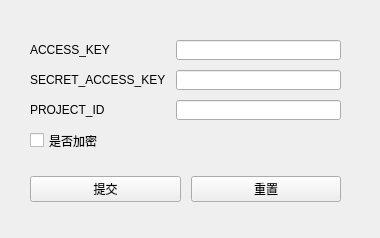
<?xml version="1.0" encoding="UTF-8"?>
<ui version="4.0">
 <class>GoogleCloudLoginUI</class>
 <widget class="QWidget" name="GoogleCloudLoginUI">
  <property name="geometry">
   <rect>
    <x>0</x>
    <y>0</y>
    <width>380</width>
    <height>238</height>
   </rect>
  </property>
  <property name="windowTitle">
   <string>GoogleCloud登陆</string>
  </property>
  <widget class="QWidget" name="formLayoutWidget_2">
   <property name="geometry">
    <rect>
     <x>20</x>
     <y>30</y>
     <width>331</width>
     <height>131</height>
    </rect>
   </property>
   <layout class="QFormLayout" name="gFormLayout">
    <property name="fieldGrowthPolicy">
     <enum>QFormLayout::AllNonFixedFieldsGrow</enum>
    </property>
    <property name="horizontalSpacing">
     <number>10</number>
    </property>
    <property name="verticalSpacing">
     <number>10</number>
    </property>
    <property name="margin">
     <number>10</number>
    </property>
    <item row="0" column="0">
     <widget class="QLabel" name="lg_access_key">
      <property name="text">
       <string>ACCESS_KEY</string>
      </property>
     </widget>
    </item>
    <item row="0" column="1">
     <widget class="QLineEdit" name="tg_access_key"/>
    </item>
    <item row="1" column="0">
     <widget class="QLabel" name="lg_secret_access_key">
      <property name="text">
       <string>SECRET_ACCESS_KEY</string>
      </property>
     </widget>
    </item>
    <item row="1" column="1">
     <widget class="QLineEdit" name="tg_secret_access_key"/>
    </item>
    <item row="2" column="0">
     <widget class="QLabel" name="lg_project_id">
      <property name="text">
       <string>PROJECT_ID</string>
      </property>
     </widget>
    </item>
    <item row="2" column="1">
     <widget class="QLineEdit" name="tg_project_id"/>
    </item>
    <item row="3" column="0">
     <widget class="QCheckBox" name="tgencrypt">
      <property name="text">
       <string>是否加密</string>
      </property>
     </widget>
    </item>
   </layout>
  </widget>
  <widget class="QWidget" name="gridLayoutWidget">
   <property name="geometry">
    <rect>
     <x>20</x>
     <y>170</y>
     <width>331</width>
     <height>39</height>
    </rect>
   </property>
   <layout class="QGridLayout" name="gridLayout">
    <property name="leftMargin">
     <number>10</number>
    </property>
    <property name="rightMargin">
     <number>10</number>
    </property>
    <property name="bottomMargin">
     <number>0</number>
    </property>
    <property name="horizontalSpacing">
     <number>10</number>
    </property>
    <item row="0" column="0">
     <widget class="QPushButton" name="button_submit">
      <property name="text">
       <string>提交</string>
      </property>
     </widget>
    </item>
    <item row="0" column="1">
     <widget class="QPushButton" name="button_reset">
      <property name="text">
       <string>重置</string>
      </property>
     </widget>
    </item>
   </layout>
  </widget>
 </widget>
 <resources/>
 <connections/>
</ui>
